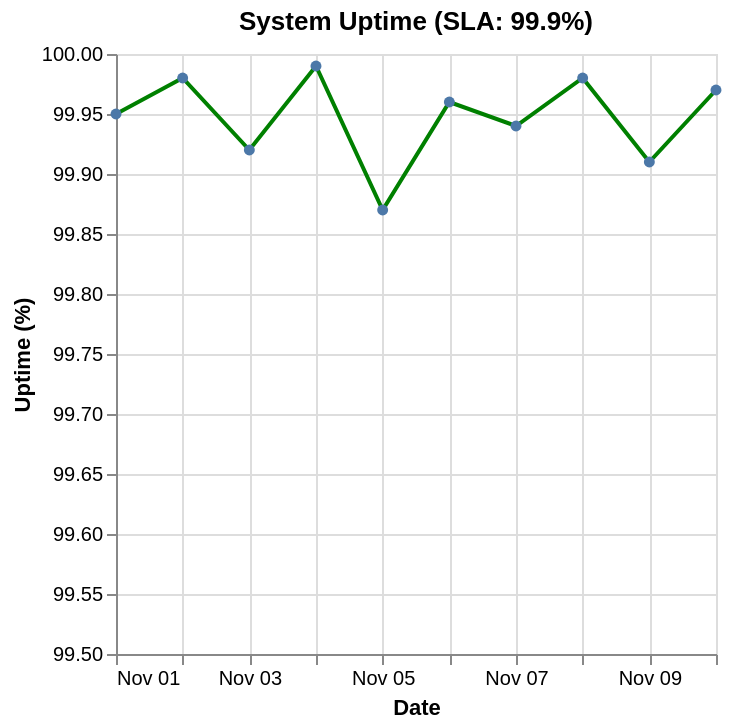

Here is the Vega-Lite specification saved for this chart:
### Vega-Lite specification from a JSON file in a GitHub repository (floating-point values rounded to 4 significant figures)
{"$schema": "https://vega.github.io/schema/vega-lite/v5.json", "description": "System uptime monitoring", "data": {"values": [{"date": "2024-11-01", "uptime": 99.95}, {"date": "2024-11-02", "uptime": 99.98}, {"date": "2024-11-03", "uptime": 99.92}, {"date": "2024-11-04", "uptime": 99.99}, {"date": "2024-11-05", "uptime": 99.87}, {"date": "2024-11-06", "uptime": 99.96}, {"date": "2024-11-07", "uptime": 99.94}, {"date": "2024-11-08", "uptime": 99.98}, {"date": "2024-11-09", "uptime": 99.91}, {"date": "2024-11-10", "uptime": 99.97}]}, "mark": {"type": "line", "point": true, "strokeWidth": 2, "color": "green"}, "encoding": {"x": {"field": "date", "type": "temporal", "axis": {"title": "Date", "format": "%b %d"}}, "y": {"field": "uptime", "type": "quantitative", "axis": {"title": "Uptime (%)"}, "scale": {"domain": [99.5, 100]}}, "tooltip": [{"field": "date", "type": "temporal", "format": "%B %d"}, {"field": "uptime", "type": "quantitative", "title": "Uptime %", "format": ".2f"}]}, "title": "System Uptime (SLA: 99.9%)"}
